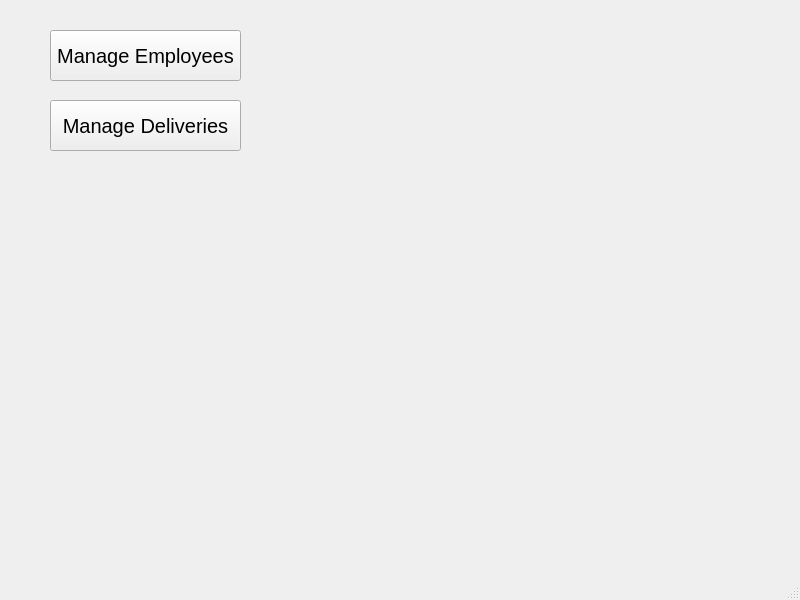
<?xml version="1.0" encoding="UTF-8"?>
<ui version="4.0">
 <class>MainWindow</class>
 <widget class="QMainWindow" name="MainWindow">
  <property name="geometry">
   <rect>
    <x>0</x>
    <y>0</y>
    <width>800</width>
    <height>600</height>
   </rect>
  </property>
  <property name="windowTitle">
   <string>MainWindow</string>
  </property>
  <widget class="QWidget" name="centralwidget">
   <widget class="QPushButton" name="EmployeButton">
    <property name="geometry">
     <rect>
      <x>50</x>
      <y>30</y>
      <width>191</width>
      <height>51</height>
     </rect>
    </property>
    <property name="styleSheet">
     <string notr="true">QPushButton{
font-size: 20px
}</string>
    </property>
    <property name="text">
     <string>Manage Employees</string>
    </property>
   </widget>
   <widget class="QPushButton" name="DeliveryButton">
    <property name="geometry">
     <rect>
      <x>50</x>
      <y>100</y>
      <width>191</width>
      <height>51</height>
     </rect>
    </property>
    <property name="styleSheet">
     <string notr="true">QPushButton{
font-size: 20px
}</string>
    </property>
    <property name="text">
     <string>Manage Deliveries</string>
    </property>
   </widget>
  </widget>
  <widget class="QMenuBar" name="menubar">
   <property name="geometry">
    <rect>
     <x>0</x>
     <y>0</y>
     <width>800</width>
     <height>17</height>
    </rect>
   </property>
  </widget>
  <widget class="QStatusBar" name="statusbar"/>
 </widget>
 <resources/>
 <connections/>
</ui>
